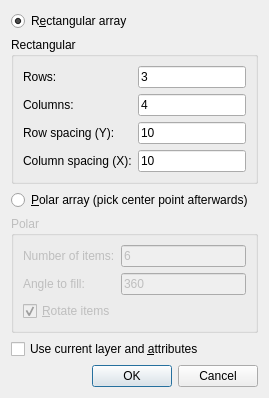
<?xml version="1.0" encoding="UTF-8"?>
<ui version="4.0">
 <class>ArrayDialog</class>
 <widget class="QDialog" name="ArrayDialog">
  <property name="windowTitle"><string>Array</string></property>
  <layout class="QVBoxLayout" name="MainLayout">
   <item>
    <widget class="QRadioButton" name="Rectangular">
     <property name="text"><string>R&amp;ectangular array</string></property>
     <property name="checked"><bool>true</bool></property>
    </widget>
   </item>
   <item>
    <widget class="QGroupBox" name="RectangularGroup">
     <property name="title"><string>Rectangular</string></property>
     <layout class="QGridLayout" name="RectangularLayout">
    <item row="0" column="0"><widget class="QLabel"><property name="text"><string>Rows:</string></property></widget></item>
    <item row="0" column="1">
     <widget class="RMathLineEdit" name="Rows">
      <property name="angle" stdset="0"><bool>false</bool></property>
      <property name="integer" stdset="0"><bool>true</bool></property>
      <property name="text"><string notr="true">3</string></property>
     </widget>
    </item>
    <item row="1" column="0"><widget class="QLabel"><property name="text"><string>Columns:</string></property></widget></item>
    <item row="1" column="1">
     <widget class="RMathLineEdit" name="Columns">
      <property name="angle" stdset="0"><bool>false</bool></property>
      <property name="integer" stdset="0"><bool>true</bool></property>
      <property name="text"><string notr="true">4</string></property>
     </widget>
    </item>
    <item row="2" column="0"><widget class="QLabel"><property name="text"><string>Row spacing (Y):</string></property></widget></item>
    <item row="2" column="1">
     <widget class="RMathLineEdit" name="RowSpacing">
      <property name="angle" stdset="0"><bool>false</bool></property>
      <property name="integer" stdset="0"><bool>false</bool></property>
      <property name="text"><string notr="true">10</string></property>
     </widget>
    </item>
    <item row="3" column="0"><widget class="QLabel"><property name="text"><string>Column spacing (X):</string></property></widget></item>
    <item row="3" column="1">
     <widget class="RMathLineEdit" name="ColumnSpacing">
      <property name="angle" stdset="0"><bool>false</bool></property>
      <property name="integer" stdset="0"><bool>false</bool></property>
      <property name="text"><string notr="true">10</string></property>
     </widget>
    </item>
     </layout>
    </widget>
   </item>
   <item>
    <widget class="QRadioButton" name="Polar">
     <property name="text"><string>&amp;Polar array (pick center point afterwards)</string></property>
    </widget>
   </item>
   <item>
    <widget class="QGroupBox" name="PolarGroup">
     <property name="enabled"><bool>false</bool></property>
     <property name="title"><string>Polar</string></property>
     <layout class="QGridLayout" name="PolarLayout">
    <item row="0" column="0"><widget class="QLabel"><property name="text"><string>Number of items:</string></property></widget></item>
    <item row="0" column="1">
     <widget class="RMathLineEdit" name="Count">
      <property name="angle" stdset="0"><bool>false</bool></property>
      <property name="integer" stdset="0"><bool>true</bool></property>
      <property name="text"><string notr="true">6</string></property>
     </widget>
    </item>
    <item row="1" column="0"><widget class="QLabel"><property name="text"><string>Angle to fill:</string></property></widget></item>
    <item row="1" column="1">
     <widget class="RMathLineEdit" name="FillAngle">
      <property name="angle" stdset="0"><bool>true</bool></property>
      <property name="integer" stdset="0"><bool>false</bool></property>
      <property name="text"><string notr="true">360</string></property>
     </widget>
    </item>
    <item row="2" column="0" colspan="2"><widget class="QCheckBox" name="RotateItems"><property name="text"><string>&amp;Rotate items</string></property><property name="checked"><bool>true</bool></property></widget></item>
     </layout>
    </widget>
   </item>
   <item>
    <widget class="QCheckBox" name="UseCurrentAttributes">
     <property name="text"><string>Use current layer and &amp;attributes</string></property>
    </widget>
   </item>
   <item>
    <widget class="QDialogButtonBox" name="ButtonBox">
     <property name="standardButtons"><set>QDialogButtonBox::Cancel|QDialogButtonBox::Ok</set></property>
    </widget>
   </item>
  </layout>
 </widget>
 <customwidgets>
  <customwidget><class>RMathLineEdit</class><extends>QLineEdit</extends><header>RMathLineEdit.h</header></customwidget>
 </customwidgets>
 <resources/>
 <connections>
  <connection><sender>ButtonBox</sender><signal>accepted()</signal><receiver>ArrayDialog</receiver><slot>accept()</slot></connection>
  <connection><sender>ButtonBox</sender><signal>rejected()</signal><receiver>ArrayDialog</receiver><slot>reject()</slot></connection>
  <connection><sender>Rectangular</sender><signal>toggled(bool)</signal><receiver>RectangularGroup</receiver><slot>setEnabled(bool)</slot></connection>
  <connection><sender>Polar</sender><signal>toggled(bool)</signal><receiver>PolarGroup</receiver><slot>setEnabled(bool)</slot></connection>
 </connections>
</ui>
